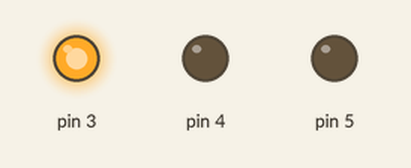
Simulated run of this sketch. Board: Arduino Uno, built with avr-gcc and run on an emulated ATmega328P. On the bench: output pins drawn as LEDs (lit = HIGH).

Above: at 2.5 s.
At 7.5 s:
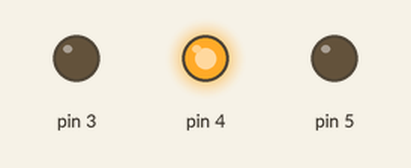
At 12.5 s:
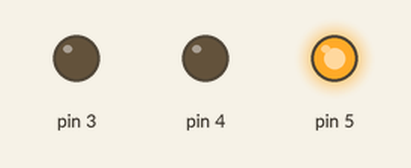
Timing chart, 0 to 19.5 s (numbered marks = the images above):
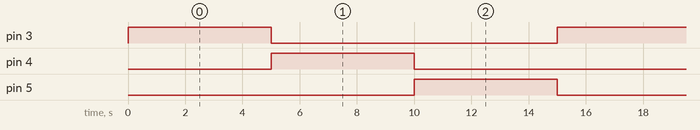

The sketch:

sketch_sep21a.ino
```cpp
void setup() {
  // put your setup code here, to run once:
pinMode(3, OUTPUT);
pinMode(4, OUTPUT);
pinMode(5, OUTPUT);
}

void loop() {
  // put your main code here, to run repeatedly:
    digitalWrite(5, LOW);
  digitalWrite(3, HIGH);
  delay(5000);
  digitalWrite(3, LOW);
  digitalWrite(4, HIGH);
  delay(5000);
  digitalWrite(4, LOW);
  digitalWrite(5, HIGH);
  delay(5000);
}
```

Measured:
- by itself, pin 3–5: alternates HIGH for 5.0 s and LOW for 10.0 s
- by itself, everything shown: repeats every 15.0 s, in 3 steps
